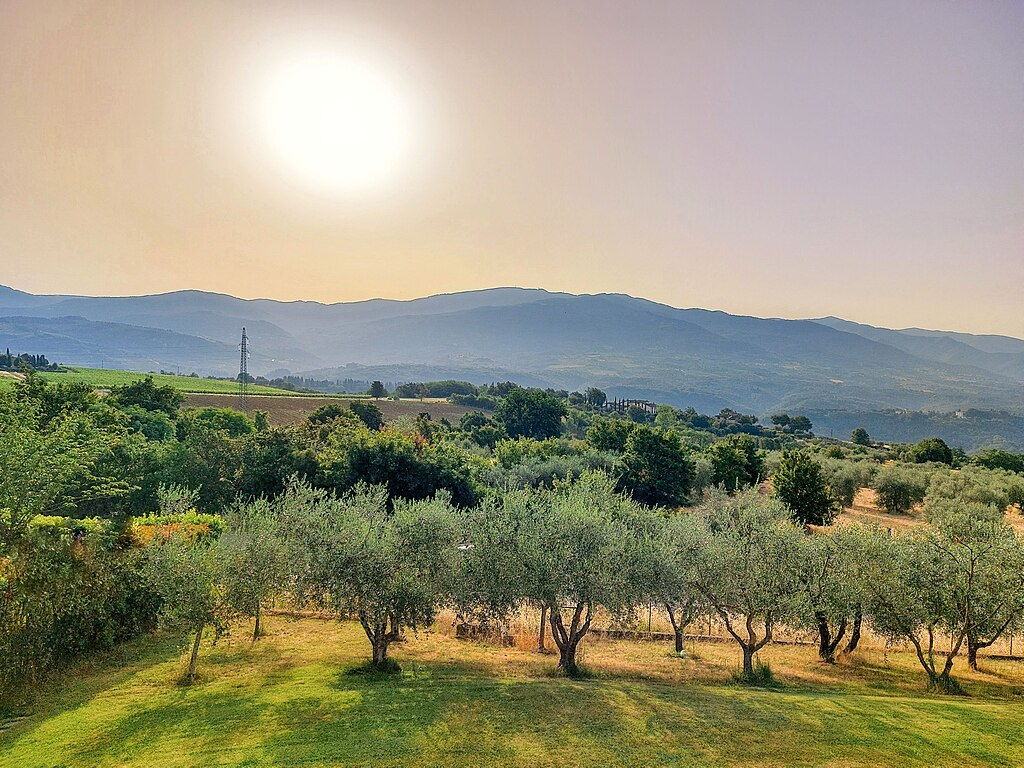
#> input picture image.jpg, 1024 x 768 px, found by its file name
$ jupyter execute --allow-errors Week_2_Assignment.ipynb   (text cells are left out)
#> lines starting #> are read from the running program, lines starting #| are printed output that depends on the picture; after the words box and inside, x2 and y2 are one past the last pixel; in counts of white or black regions, pixels touching at a corner belong together
[cell 1]
import cv2 as cv #importing opencv
img=cv.imread("image.jpg")
#> img is the input picture: shape (768, 1024, 3); mean B, G, R 121.2, 146.6, 149.9
gray=cv.cvtColor(img,cv.COLOR_BGR2GRAY) #converting color
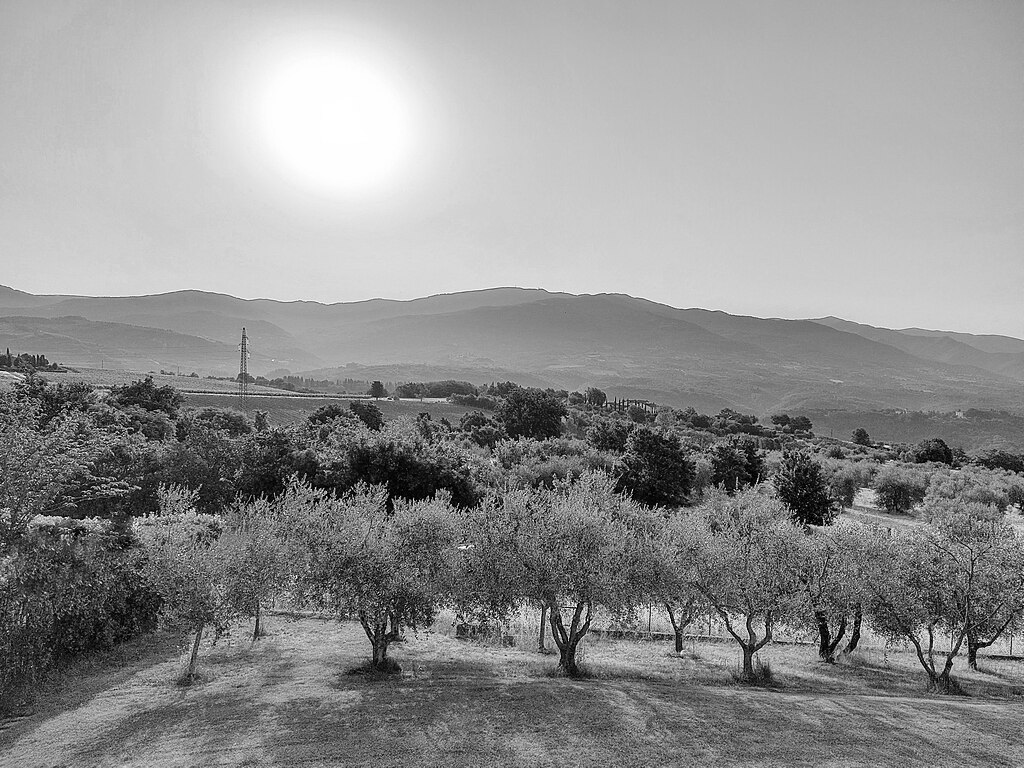
#> gray: shape (768, 1024); min 0, max 255, mean 144.7
cv.imshow("output_gray",gray)
cv.waitKey(0)
cv.imwrite("output_gray.jpg",gray) #saving the image
#> Out = True

[cell 2]
import cv2 as cv #importing opencv
img=cv.imread("image.jpg")
gray=cv.cvtColor(img,cv.COLOR_BGR2GRAY) #converting color
cv.imshow("output_gray",gray)
cv.waitKey(0)
cv.imwrite("output_gray.jpg",gray) #saving the image
#> Out = True

[cell 3]
import cv2 as cv #importing opencv
import os
#Not creating a frames directory because it is already created
video=cv.VideoCapture(0)
count=1
while video.isOpened():
    success,image=video.read()
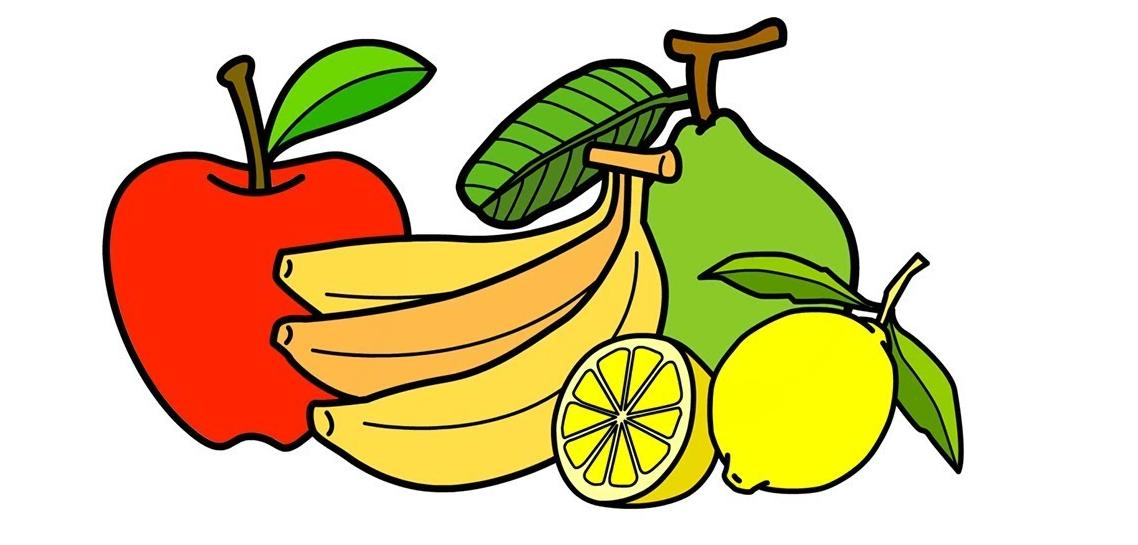
#> input picture Shambhavi_240958/Week_2_Assignment/image.jpg, 1138 x 545 px, given in place of the camera
#> image is the input picture: shape (545, 1138, 3); mean B, G, R 157.2, 201.6, 217.7
    if not success:
        print("Error")
        break
    frame_path=os.path.join("./frames/",f"{count}.jpg")
    if count%30==0:
        cv.imwrite(frame_path,image)
    count+=1
    cv.imshow(f'Frame {count}',image)
    if cv.waitKey(1)==ord("q"):
#> (key q is pressed here)
        break
print(f"Extraction complete. {count} frames saved in frames folder.")
video.release()
cv.destroyAllWindows()

[cell 4]
import cv2 as cv #importing opencv

#part 1
img=cv.imread("Image.jpg")
rotate=cv.rotate(img,cv.ROTATE_90_CLOCKWISE)
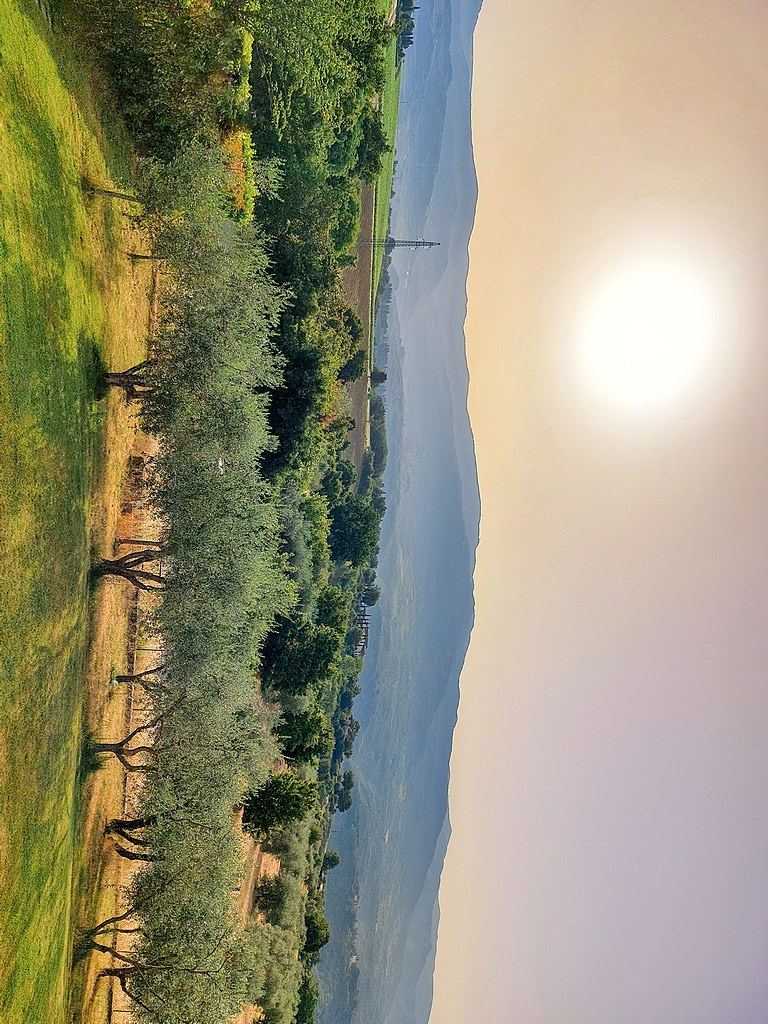
#> rotate: shape (1024, 768, 3); mean B, G, R 121.2, 146.6, 149.9
cv.imshow("rotated_image",rotate)
cv.imwrite("rotated_image.jpg",rotate)

#part 2
resize=cv.resize(img,(800,600))
cropped=resize[0:200,0:200]
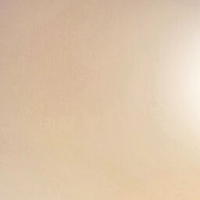
#> cropped: shape (200, 200, 3); mean B, G, R 170.9, 197.4, 221.3
cv.imshow("cropped_image",cropped)
cv.imwrite("cropped_image.jpg",cropped)
cv.waitKey(0)

[cell 5]
import cv2 as cv #importing opencv
import os
import time as t
import numpy as np

os.mkdir("./tempc/")
os.mkdir("./tempo/")

video=cv.VideoCapture(0)
start_time=t.time()
count=1
while t.time()-start_time<=10:
    success, frame=video.read()
    if not success:
        print('Error')
        break
    frame_path_canny=os.path.join("./tempc/",f"{count}.jpg")
    frame_path_og=os.path.join("./tempo/",f"{count}.jpg")
    canny=cv.Canny(frame,125,175)
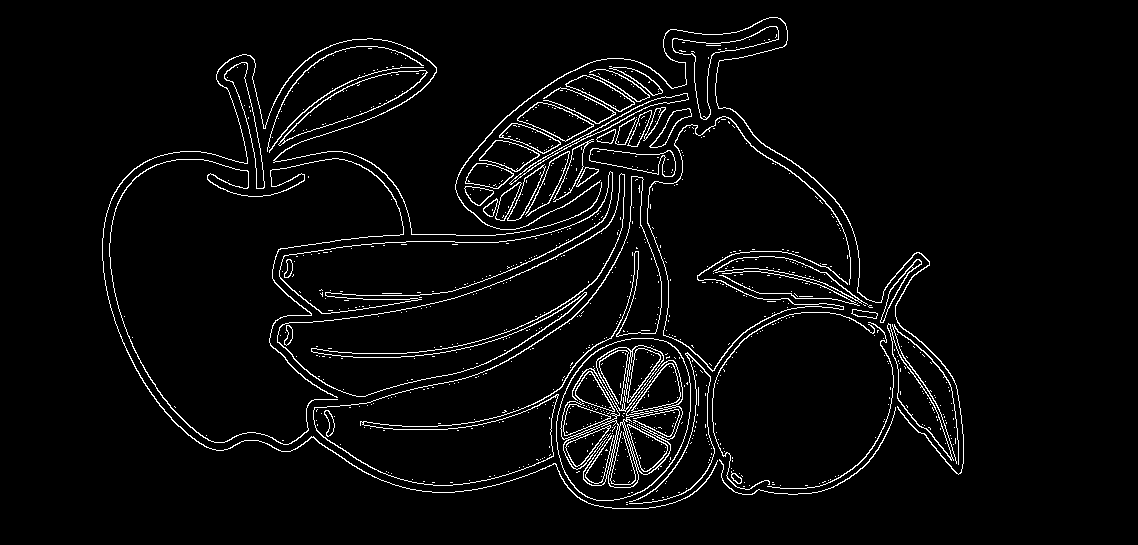
#> canny: shape (545, 1138); 4% white in thin lines or dots, all inside (x1, y1, x2, y2) = (102, 17, 964, 509)
    #canny_color=cv.cvtColor(canny,cv.COLOR_GRAY2BGR)
    cv.imwrite(frame_path_canny,canny)
    cv.imwrite(frame_path_og,frame)
    #combine_video=np.hstack((frame,canny_color))
    cv.imshow("Recording Video",frame)
    count+=1
    if cv.waitKey(1)==ord('q'):
#> (key q is pressed here)
        break

video.release()
cv.destroyAllWindows()

for i in range(1,count+1):
    og_path = os.path.join("./tempo/", f"{i}.jpg")
    can_path = os.path.join("./tempc/", f"{i}.jpg")
    og=cv.imread(og_path)
    can=cv.imread(can_path, cv.IMREAD_GRAYSCALE)
#> can: shape (545, 1138); min 0, max 255, mean 10.3
    if og is not None and can is not None:
        can_resized = cv.cvtColor(can, cv.COLOR_GRAY2BGR)  # Convert grayscale to BGR
        can_resized = cv.resize(can_resized, (og.shape[1], og.shape[0]))  # Resize
        combine_photo=cv.hconcat([og,can_resized])
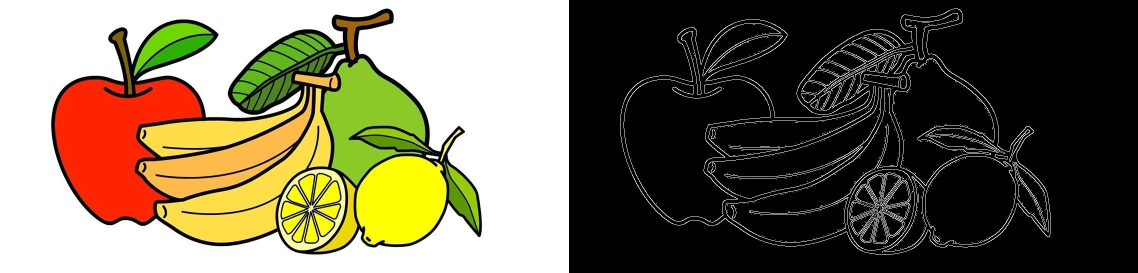
#> combine_photo: shape (545, 2276, 3) (shown at 1/2 size); mean B, G, R 83.9, 105.9, 114
        cv.imshow("Final Result",combine_photo)
        if cv.waitKey(1) == ord('q'):
#> (key q is pressed here)
            break

if os.path.exists("./tempc/") and os.path.exists("./tempo/"):
    for file in os.listdir("./tempc/"):
        file_path = os.path.join("./tempc/", file)
        os.remove(file_path)
    for file in os.listdir("./tempo/"):
        file_path = os.path.join("./tempo/", file)
        os.remove(file_path)
    os.rmdir("./tempc/")
    os.rmdir("./tempo/")

[cell 6]
import cv2 as cv
img=cv.imread("image.jpg")
blur=cv.GaussianBlur(img,(5,5),cv.BORDER_DEFAULT)
cv.imshow("gaussian_blur",blur)
cv.imwrite("gaussian_blur.jpg",blur)
cv.waitKey(0)

[cell 7]
import cv2 as cv
img=cv.imread("image.jpg")
height,width,_=img.shape
#> height = 768; width = 1024
cv.circle(img,(width//2,height//2),50,(255,0,0),thickness=-1)
cv.rectangle(img,(width-100,height-50),(width,height),(0,255,0),thickness=-1)
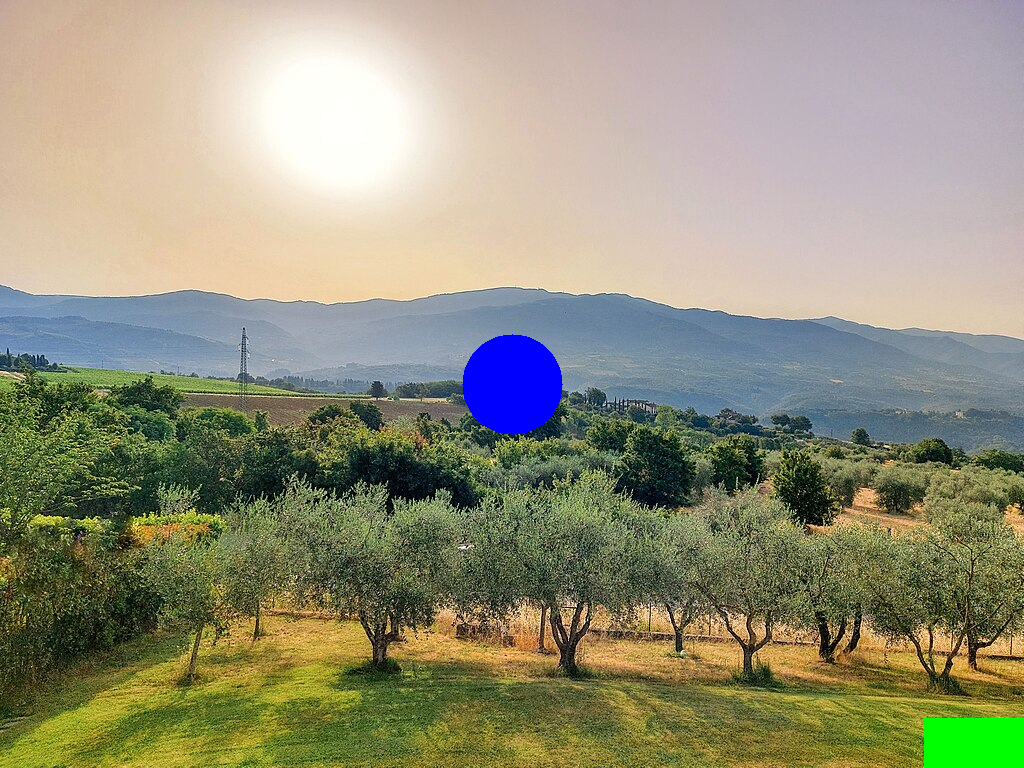
#> img: shape (768, 1024, 3); mean B, G, R 122.3, 146.2, 148.1
cv.imshow("shapes_drawn",img)
cv.imwrite("shapes_drawn.jpg",img)
cv.waitKey(0)
